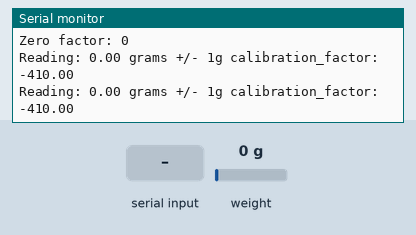
Simulated run of this sketch. Board: Arduino Uno, built with avr-gcc and run on an emulated ATmega328P. On the bench: the last lines printed to the serial monitor. Inputs (shaded band) come from the test bench; at power-on: weight on the scale 0 g.

Above: at 3.3 s.
3.4 s: weight on the scale set to 100 g
At 3.8 s:
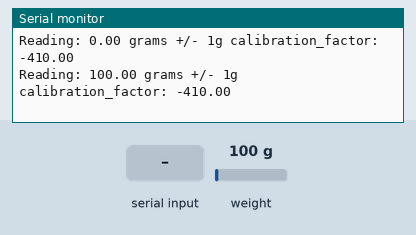
4.9 s: "+" received over Serial
At 6.2 s:
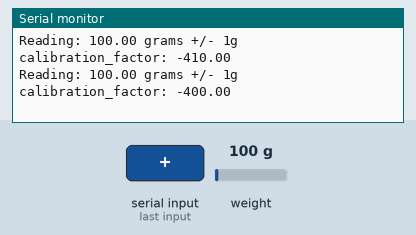
6.4 s: "a" received over Serial
At 7.4 s:
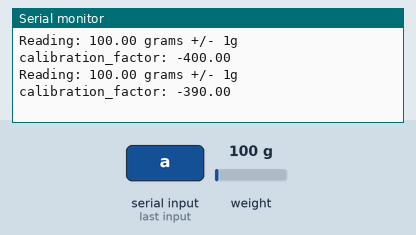
7.9 s: weight on the scale set to 1250 g
At 8.6 s:
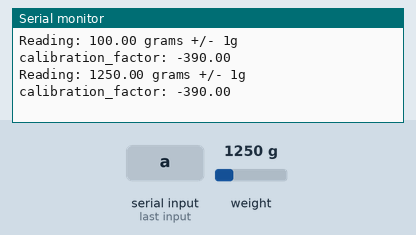
Timing chart, 0 to 10.4 s (numbered marks = the images above; inputs shaded):
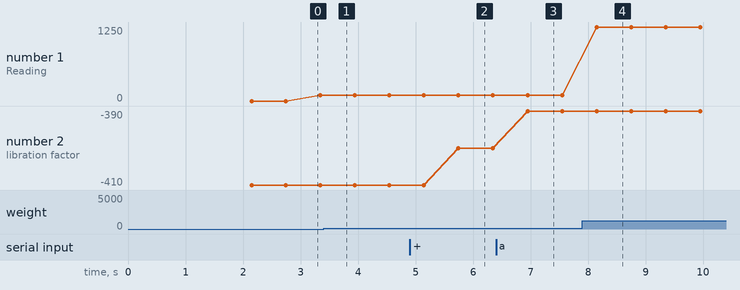

Measured:
- after the input at 4.9 s, the serial monitor: prints a new line after 0.85 s (image 2)
- after the input at 6.4 s, the serial monitor: prints a new line after 0.55 s (image 3)
- after the input at 7.9 s, the serial monitor: prints a new line after 0.25 s (image 4)
- plotted number 1: 100 → 1250 after the input at 7.9 s
- plotted number 2: -410 → -400 after the input at 4.9 s, -400 → -390 after the input at 6.4 s

The sketch:

load_cell_calibration.ino
```cpp
// Used the example directly from Arduino SparkFun library.
// Only modified the calibration factor.

/*
 Example using the SparkFun HX711 breakout board with a scale
 By: Nathan Seidle
 SparkFun Electronics
 Date: November 19th, 2014
 License: This code is public domain but you buy me a beer if you use this and we meet someday (Beerware license).

 This is the calibration sketch. Use it to determine the calibration_factor that the main example uses. It also
 outputs the zero_factor useful for projects that have a permanent mass on the scale in between power cycles.

 Setup your scale and start the sketch WITHOUT a weight on the scale
 Once readings are displayed place the weight on the scale
 Press +/- or a/z to adjust the calibration_factor until the output readings match the known weight
 Use this calibration_factor on the example sketch

 This example assumes pounds (lbs). If you prefer kilograms, change the Serial.print(" lbs"); line to kg. The
 calibration factor will be significantly different but it will be linearly related to lbs (1 lbs = 0.453592 kg).

 Your calibration factor may be very positive or very negative. It all depends on the setup of your scale system
 and the direction the sensors deflect from zero state
 This example code uses bogde's excellent library:"https://github.com/bogde/HX711"
 bogde's library is released under a GNU GENERAL PUBLIC LICENSE
 Arduino pin 2 -> HX711 CLK
 3 -> DOUT
 5V -> VCC
 GND -> GND

 Most any pin on the Arduino Uno will be compatible with DOUT/CLK.

 The HX711 board can be powered from 2.7V to 5V so the Arduino 5V power should be fine.

*/

#include <HX711.h>

// Define the pins connected to the HX711
#define LOADCELL_DOUT_PIN  3
#define LOADCELL_SCK_PIN   2

// Create an instance of the HX711 class
HX711 scale;

float calibration_factor = -410; // Calibration factor, adjust as needed

void setup() {
  Serial.begin(9600);
  Serial.println("HX711 calibration sketch");
  Serial.println("Remove all weight from scale");
  Serial.println("After readings begin, place known weight on scale");
  Serial.println("Press + or a to increase calibration factor");
  Serial.println("Press - or z to decrease calibration factor");

  // Initialize the scale
  scale.begin(LOADCELL_DOUT_PIN, LOADCELL_SCK_PIN);
  scale.set_scale();
  scale.tare(); // Reset the scale to 0

  long zero_factor = scale.read_average(); // Get a baseline reading
  Serial.print("Zero factor: "); // Can be used to avoid taring manually
  Serial.println(zero_factor);
}

void loop() {
  // Apply the current calibration factor
  scale.set_scale(calibration_factor);

  // Print the weight readings
  Serial.print("Reading: ");
  Serial.print(scale.get_units(), 2); // Print weight with one decimal place
  Serial.print(" grams +/- 1g");
  Serial.print(" calibration_factor: ");
  Serial.print(calibration_factor);
  Serial.println();

  // Check for user input to adjust calibration factor
  if (Serial.available()) {
    char temp = Serial.read();
    if (temp == '+' || temp == 'a') {
      calibration_factor += 10; // Increase calibration factor
    } else if (temp == '-' || temp == 'z') {
      calibration_factor -= 10; // Decrease calibration factor
    }
  }

  delay(500); // Small delay to make readings more readable
}
```
